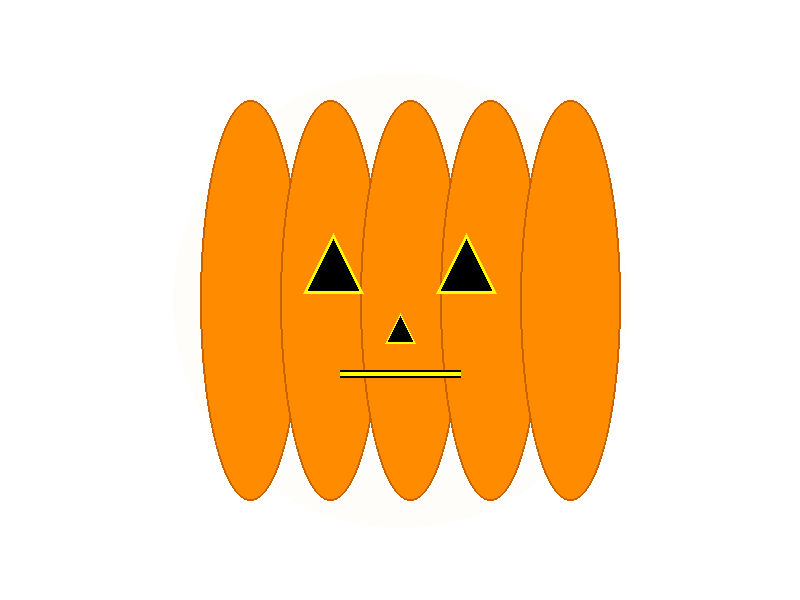
#> input picture pumpkin_projection_video/pumpkin_projection_video/assets/pumpkin_1_closed.png, 800 x 600 px, found by its file name; its folder holds 4 pictures in this run
$ python create_video.py
#> lines starting #> are read from the running program, lines starting #| are printed output that depends on the picture
### pumpkin_projection_video/scripts/dialogue_script.py
#!/usr/bin/env python3
"""
Halloween dialogue and song script for talking pumpkins
"""

# Dialogue scenes for the pumpkins
DIALOGUE_SCENES = [
    {
        "scene": "introduction",
        "duration": 45,
        "lines": [
            {"speaker": 1, "text": "Well hello there, Jack! Ready for another spooky Halloween night?", "duration": 4},
            {"speaker": 2, "text": "Oh my gourd, yes! I've been waiting all year for this moment!", "duration": 4},
            {"speaker": 1, "text": "The trick-or-treaters will be here soon. Should we give them a real scare?", "duration": 5},
            {"speaker": 2, "text": "Absolutely! But first, how about we sing some frightfully fun songs?", "duration": 4},
            {"speaker": 1, "text": "Brilliant idea! Nothing says Halloween like a good old-fashioned pumpkin duet!", "duration": 5},
            {"speaker": 2, "text": "Let's start with something spooky to set the mood...", "duration": 3}
        ]
    },
    {
        "scene": "song1_intro",
        "duration": 15,
        "lines": [
            {"speaker": 1, "text": "How about we sing about our favorite Halloween creatures?", "duration": 4},
            {"speaker": 2, "text": "Perfect! I know just the song. Ready? One, two, three...", "duration": 4}
        ]
    },
    {
        "scene": "intermission1",
        "duration": 30,
        "lines": [
            {"speaker": 2, "text": "That was wonderfully wicked! Did you hear that owl hooting?", "duration": 4},
            {"speaker": 1, "text": "I did! Even the bats are dancing to our tune tonight!", "duration": 4},
            {"speaker": 2, "text": "Speaking of dancing, I saw some ghosts waltzing by earlier.", "duration": 4},
            {"speaker": 1, "text": "Really? Well, we better keep the music going then!", "duration": 3},
            {"speaker": 2, "text": "Agreed! How about something about our spooky home?", "duration": 3}
        ]
    },
    {
        "scene": "song2_intro",
        "duration": 10,
        "lines": [
            {"speaker": 1, "text": "This one's about our haunted house! Ready?", "duration": 3},
            {"speaker": 2, "text": "Let's make it extra eerie!", "duration": 2}
        ]
    },
    {
        "scene": "intermission2",
        "duration": 35,
        "lines": [
            {"speaker": 1, "text": "I love how our voices echo through the night!", "duration": 4},
            {"speaker": 2, "text": "Me too! I think we're attracting quite an audience of spirits.", "duration": 4},
            {"speaker": 1, "text": "Look! There's a black cat watching us from the fence!", "duration": 4},
            {"speaker": 2, "text": "And I see some glowing eyes in the bushes. How delightfully spooky!", "duration": 5},
            {"speaker": 1, "text": "Should we sing them a lullaby? Something soft and mysterious?", "duration": 4},
            {"speaker": 2, "text": "What a ghoulishly good idea! Let's serenade the shadows.", "duration": 4}
        ]
    },
    {
        "scene": "song3_intro",
        "duration": 8,
        "lines": [
            {"speaker": 1, "text": "This one's for all the creatures of the night...", "duration": 3},
            {"speaker": 2, "text": "A Halloween lullaby it is!", "duration": 2}
        ]
    },
    {
        "scene": "finale",
        "duration": 40,
        "lines": [
            {"speaker": 2, "text": "What a magical Halloween evening this has been!", "duration": 4},
            {"speaker": 1, "text": "Indeed! Our songs have filled the night with spooky joy.", "duration": 4},
            {"speaker": 2, "text": "I can hear the trick-or-treaters approaching down the street!", "duration": 4},
            {"speaker": 1, "text": "Perfect timing! Should we give them one final scare?", "duration": 4},
            {"speaker": 2, "text": "Let's do it together! On the count of three... One... Two...", "duration": 4},
            {"speaker": 1, "text": "BOO! Happy Halloween, everyone!", "duration": 3},
            {"speaker": 2, "text": "Hope you enjoyed our spooky serenade! Come back next year!", "duration": 4},
            {"speaker": 1, "text": "Until then, sweet screams and happy haunting!", "duration": 4}
        ]
    }
]

# Halloween songs for the pumpkins to sing
SONGS = [
    {
        "title": "Creatures of the Night",
        "duration": 120,  # 2 minutes
        "lyrics": [
            {"line": "In the shadows where the moonlight gleams", "duration": 4, "harmony": False},
            {"line": "Dance the ghosts and ghouls of dreams", "duration": 4, "harmony": False},
            {"line": "Witches fly on broomsticks high", "duration": 4, "harmony": True},
            {"line": "Underneath the starlit sky", "duration": 4, "harmony": True},
            {"line": "Bats are swooping all around", "duration": 4, "harmony": False},
            {"line": "Making such a spooky sound", "duration": 4, "harmony": False},
            {"line": "Werewolves howling at the moon", "duration": 4, "harmony": True},
            {"line": "Halloween will be here soon", "duration": 4, "harmony": True},
            {"line": "Creatures of the night unite", "duration": 4, "harmony": True},
            {"line": "On this most enchanted night", "duration": 4, "harmony": True},
            {"line": "Spiders weaving webs so fine", "duration": 4, "harmony": False},
            {"line": "In the twisted old grapevine", "duration": 4, "harmony": False},
            {"line": "Skeletons dance bone to bone", "duration": 4, "harmony": True},
            {"line": "In the graveyard all alone", "duration": 4, "harmony": True},
            {"line": "Come and join our spooky song", "duration": 4, "harmony": True},
            {"line": "Halloween night is never wrong!", "duration": 4, "harmony": True}
        ]
    },
    {
        "title": "The Haunted House",
        "duration": 100,  # 1 minute 40 seconds
        "lyrics": [
            {"line": "There's a house upon the hill so high", "duration": 4, "harmony": False},
            {"line": "Where the ravens come to cry", "duration": 4, "harmony": False},
            {"line": "Creaking floors and squeaking doors", "duration": 4, "harmony": True},
            {"line": "Ancient secrets it still stores", "duration": 4, "harmony": True},
            {"line": "Windows glow with eerie light", "duration": 4, "harmony": False},
            {"line": "Phantoms waltz throughout the night", "duration": 4, "harmony": False},
            {"line": "Chains that rattle in the hall", "duration": 4, "harmony": True},
            {"line": "Ghostly whispers through the wall", "duration": 4, "harmony": True},
            {"line": "In our haunted house so dear", "duration": 4, "harmony": True},
            {"line": "We gather spirits far and near", "duration": 4, "harmony": True},
            {"line": "Cobwebs hanging from above", "duration": 4, "harmony": False},
            {"line": "This spooky place is what we love", "duration": 4, "harmony": False},
            {"line": "Come inside if you dare", "duration": 4, "harmony": True},
            {"line": "But beware of what lurks there!", "duration": 4, "harmony": True}
        ]
    },
    {
        "title": "Halloween Lullaby",
        "duration": 90,  # 1 minute 30 seconds
        "lyrics": [
            {"line": "Sleep now little ghostly one", "duration": 5, "harmony": False},
            {"line": "Your haunting day is done", "duration": 5, "harmony": False},
            {"line": "Dream of pumpkins in the patch", "duration": 5, "harmony": True},
            {"line": "And magic spells to catch", "duration": 5, "harmony": True},
            {"line": "Moonbeams dance on spider silk", "duration": 5, "harmony": False},
            {"line": "Soft as phantom milk", "duration": 5, "harmony": False},
            {"line": "Stars are twinkling overhead", "duration": 5, "harmony": True},
            {"line": "Time for sleepy head", "duration": 5, "harmony": True},
            {"line": "Close your eyes my little sprite", "duration": 5, "harmony": True},
            {"line": "Until tomorrow's fright", "duration": 5, "harmony": True},
            {"line": "In your dreams you'll float and fly", "duration": 5, "harmony": False},
            {"line": "Through the midnight sky", "duration": 5, "harmony": False},
            {"line": "Rest now till the dawn breaks through", "duration": 5, "harmony": True},
            {"line": "Sweet dreams will come to you", "duration": 5, "harmony": True}
        ]
    }
]

# [13 lines left out: function get_total_video_duration, not called in this run]

def create_timeline():
    """Create a timeline of all events in the video"""
    timeline = []
    current_time = 0

    # Interleave dialogue and songs
    timeline.append({"type": "dialogue", "content": DIALOGUE_SCENES[0], "start": current_time})
    current_time += DIALOGUE_SCENES[0]["duration"]

    timeline.append({"type": "dialogue", "content": DIALOGUE_SCENES[1], "start": current_time})
    current_time += DIALOGUE_SCENES[1]["duration"]

    timeline.append({"type": "song", "content": SONGS[0], "start": current_time})
    current_time += SONGS[0]["duration"]

    timeline.append({"type": "dialogue", "content": DIALOGUE_SCENES[2], "start": current_time})
    current_time += DIALOGUE_SCENES[2]["duration"]

    timeline.append({"type": "dialogue", "content": DIALOGUE_SCENES[3], "start": current_time})
    current_time += DIALOGUE_SCENES[3]["duration"]

    timeline.append({"type": "song", "content": SONGS[1], "start": current_time})
    current_time += SONGS[1]["duration"]

    timeline.append({"type": "dialogue", "content": DIALOGUE_SCENES[4], "start": current_time})
    current_time += DIALOGUE_SCENES[4]["duration"]

    timeline.append({"type": "dialogue", "content": DIALOGUE_SCENES[5], "start": current_time})
    current_time += DIALOGUE_SCENES[5]["duration"]

    timeline.append({"type": "song", "content": SONGS[2], "start": current_time})
    current_time += SONGS[2]["duration"]

    timeline.append({"type": "dialogue", "content": DIALOGUE_SCENES[6], "start": current_time})
    current_time += DIALOGUE_SCENES[6]["duration"]

    return timeline, current_time

# [6 lines that do not run on import are left out]

### pumpkin_projection_video/scripts/create_video.py
#!/usr/bin/env python3
"""
Main script to create the Halloween pumpkin projection video
"""

import cv2
import numpy as np
from PIL import Image, ImageDraw, ImageFont
import os
import random
from moviepy.editor import *
from dialogue_script import DIALOGUE_SCENES, SONGS, create_timeline

class PumpkinVideoCreator:
    def __init__(self, width=1920, height=1080, fps=30):
        self.width = width
        self.height = height
        self.fps = fps
        self.pumpkin_assets = {}
        self.load_pumpkin_assets()

    def load_pumpkin_assets(self):
        """Load all pumpkin face assets"""
        mouth_shapes = ["closed", "open_small", "open_medium", "open_wide", "singing"]

        for pumpkin_id in [1, 2]:
            self.pumpkin_assets[pumpkin_id] = {}
            for mouth_shape in mouth_shapes:
                asset_path = f"assets/pumpkin_{pumpkin_id}_{mouth_shape}.png"
                if os.path.exists(asset_path):
                    img = Image.open(asset_path)
#> img is the input picture: PIL image 800x600 RGBA; mean R, G, B, A 88.5, 50.2, 0, 77.4
                    # Resize to fit half the screen width
                    img = img.resize((self.width//2 - 100, self.height - 200), Image.Resampling.LANCZOS)
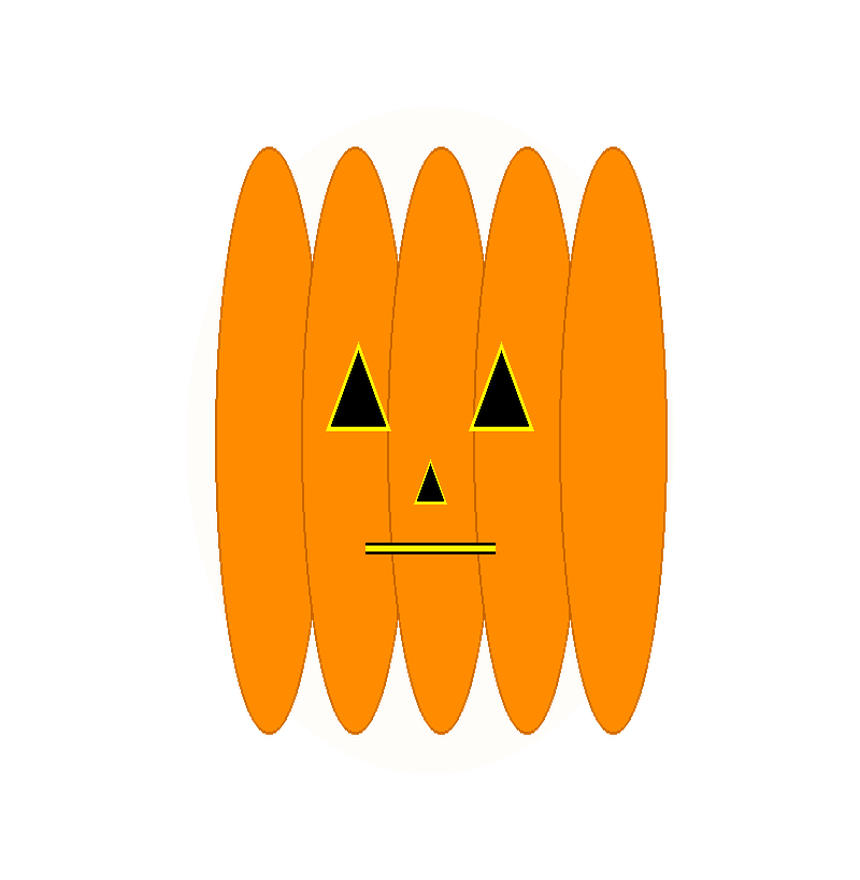
#> img: PIL image 860x880 RGBA; mean R, G, B, A 88.4, 49.4, 0, 77.3; transparent parts drawn white
                    self.pumpkin_assets[pumpkin_id][mouth_shape] = img

    def get_mouth_shape_for_phoneme(self, char):
        """Map characters to mouth shapes for basic lip sync"""
        vowels = "aeiouAEIOU"
        consonants_open = "bpmBPM"
        consonants_wide = "fvFV"

        if char in vowels:
            return "open_medium"
        elif char in consonants_open:
            return "closed"
        elif char in consonants_wide:
            return "open_wide"
        elif char.isalpha():
            return "open_small"
        else:
            return "closed"

    def create_frame(self, pumpkin1_mouth, pumpkin2_mouth, background_effect="normal"):
        """Create a single frame with both pumpkins"""
        # Create background
        if background_effect == "spooky":
            # Dark purple/black gradient
            background = np.zeros((self.height, self.width, 3), dtype=np.uint8)
            for y in range(self.height):
                intensity = int(30 * (1 - y / self.height))
                background[y, :] = [intensity, 0, intensity + 10]
        else:
            # Standard dark background
            background = np.zeros((self.height, self.width, 3), dtype=np.uint8)

        # Convert to PIL for easier compositing
        bg_img = Image.fromarray(background)

        # Position pumpkins side by side
        pumpkin1_img = self.pumpkin_assets[1].get(pumpkin1_mouth, self.pumpkin_assets[1]["closed"])
        pumpkin2_img = self.pumpkin_assets[2].get(pumpkin2_mouth, self.pumpkin_assets[2]["closed"])

        # Paste pumpkin 1 on the left
        pumpkin1_pos = (50, 100)
        if pumpkin1_img.mode == 'RGBA':
            bg_img.paste(pumpkin1_img, pumpkin1_pos, pumpkin1_img)
        else:
            bg_img.paste(pumpkin1_img, pumpkin1_pos)

        # Paste pumpkin 2 on the right
        pumpkin2_pos = (self.width//2 + 50, 100)
        if pumpkin2_img.mode == 'RGBA':
            bg_img.paste(pumpkin2_img, pumpkin2_pos, pumpkin2_img)
        else:
            bg_img.paste(pumpkin2_img, pumpkin2_pos)

        # Add some atmospheric effects
        if background_effect == "spooky":
            # Add some random "firefly" effects
            draw = ImageDraw.Draw(bg_img)
            for _ in range(random.randint(5, 15)):
                x = random.randint(0, self.width)
                y = random.randint(0, self.height)
                size = random.randint(2, 6)
                color = (255, 255, random.randint(100, 255))
                draw.ellipse([x-size, y-size, x+size, y+size], fill=color)

        return np.array(bg_img)

    def animate_dialogue_line(self, speaker, text, duration):
        """Create animation frames for a dialogue line"""
        frames = []
        total_frames = int(duration * self.fps)

        # Simple lip sync - alternate mouth shapes based on text
        for frame_num in range(total_frames):
            progress = frame_num / total_frames
            char_index = int(progress * len(text)) if text else 0

            if char_index < len(text):
                current_char = text[char_index]
                mouth_shape = self.get_mouth_shape_for_phoneme(current_char)
            else:
                mouth_shape = "closed"

            # Determine which pumpkin is speaking
            if speaker == 1:
                pumpkin1_mouth = mouth_shape
                pumpkin2_mouth = "closed"
            else:
                pumpkin1_mouth = "closed"
                pumpkin2_mouth = mouth_shape

            # Add some random blinking/idle animation for non-speaking pumpkin
            if frame_num % 60 == 0:  # Every 2 seconds
                if speaker == 1:
                    pumpkin2_mouth = random.choice(["closed", "open_small"])
                else:
                    pumpkin1_mouth = random.choice(["closed", "open_small"])

            frame = self.create_frame(pumpkin1_mouth, pumpkin2_mouth)
            frames.append(frame)

        return frames

    # [58 lines left out: function animate_song, not called in this run]

    def create_video(self, output_path="halloween_pumpkins.mp4"):
        """Create the complete video"""
#> called with output_path = 'halloween_pumpkins_projection.mp4'
        print("Creating Halloween pumpkin projection video...")

        timeline, total_duration = create_timeline()
        all_frames = []

        for item in timeline:
            print(f"Processing {item['type']}: {item['content'].get('scene', item['content'].get('title', 'Unknown'))}")

            if item['type'] == 'dialogue':
                scene = item['content']
                for line in scene['lines']:
                    frames = self.animate_dialogue_line(
                        line['speaker'],
                        line['text'],
                        line['duration']
                    )
                    all_frames.extend(frames)

            elif item['type'] == 'song':
                song = item['content']
                frames = self.animate_song(song)
                all_frames.extend(frames)

        print(f"Generated {len(all_frames)} frames")
        print("Rendering video...")

        # Create video using moviepy
        # [5 lines left out: function make_frame, not called in this run]

        video_duration = len(all_frames) / self.fps
        clip = VideoClip(make_frame, duration=video_duration)

        # Write video file
        clip.write_videofile(
            output_path,
            fps=self.fps,
            codec='libx264',
            audio=False,  # We'll add audio separately
            verbose=False,
            logger=None
        )

        print(f"Video saved as {output_path}")
        print(f"Duration: {video_duration:.1f} seconds ({video_duration/60:.1f} minutes)")

        return output_path

def main():
    creator = PumpkinVideoCreator(width=1920, height=1080, fps=24)
    output_file = creator.create_video("halloween_pumpkins_projection.mp4")

    print("\n" + "="*50)
    print("🎃 HALLOWEEN PUMPKIN PROJECTION VIDEO COMPLETE! 🎃")
    print("="*50)
    print(f"Output file: {output_file}")
    print("Ready for projection onto your pumpkins!")
    print("\nTo loop the video, use a media player with loop functionality")
    print("or duplicate the video file to extend the duration.")

if __name__ == "__main__":
#> (the run stopped early here; a loop or call above may not have finished)
